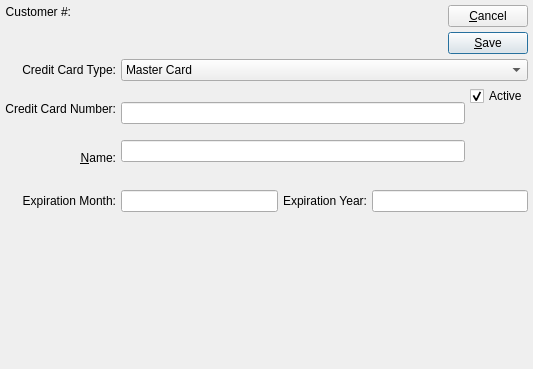
<ui version="4.0" >
 <author></author>
 <comment>This file is part of the xTuple ERP: PostBooks Edition, a free and
open source Enterprise Resource Planning software suite,
Copyright (c) 1999-2010 by OpenMFG LLC, d/b/a xTuple.
It is licensed to you under the Common Public Attribution License
version 1.0, the full text of which (including xTuple-specific Exhibits)
is available at www.xtuple.com/CPAL.  By using this software, you agree
to be bound by its terms.</comment>
 <exportmacro></exportmacro>
 <class>creditCard</class>
 <widget class="QDialog" name="creditCard" >
  <property name="geometry" >
   <rect>
    <x>0</x>
    <y>0</y>
    <width>533</width>
    <height>369</height>
   </rect>
  </property>
  <property name="sizeIncrement" >
   <size>
    <width>0</width>
    <height>0</height>
   </size>
  </property>
  <property name="windowTitle" >
   <string>Credit Card</string>
  </property>
  <layout class="QVBoxLayout" >
   <property name="margin" >
    <number>5</number>
   </property>
   <property name="spacing" >
    <number>5</number>
   </property>
   <item>
    <layout class="QHBoxLayout" >
     <property name="margin" >
      <number>0</number>
     </property>
     <property name="spacing" >
      <number>5</number>
     </property>
     <item>
      <layout class="QVBoxLayout" >
       <property name="margin" >
        <number>0</number>
       </property>
       <property name="spacing" >
        <number>0</number>
       </property>
       <item>
        <layout class="QHBoxLayout" >
         <property name="margin" >
          <number>0</number>
         </property>
         <property name="spacing" >
          <number>5</number>
         </property>
         <item>
          <layout class="QVBoxLayout" >
           <property name="margin" >
            <number>0</number>
           </property>
           <property name="spacing" >
            <number>0</number>
           </property>
           <item>
            <widget class="QLabel" name="_custNumberLit" >
             <property name="text" >
              <string>Customer #:</string>
             </property>
             <property name="alignment" >
              <set>Qt::AlignRight|Qt::AlignTrailing|Qt::AlignVCenter</set>
             </property>
             <property name="buddy" >
              <cstring>_custNum</cstring>
             </property>
            </widget>
           </item>
           <item>
            <spacer>
             <property name="orientation" >
              <enum>Qt::Vertical</enum>
             </property>
             <property name="sizeType" >
              <enum>QSizePolicy::Preferred</enum>
             </property>
             <property name="sizeHint" >
              <size>
               <width>20</width>
               <height>20</height>
              </size>
             </property>
            </spacer>
           </item>
          </layout>
         </item>
         <item>
          <layout class="QVBoxLayout" >
           <property name="margin" >
            <number>0</number>
           </property>
           <property name="spacing" >
            <number>0</number>
           </property>
           <item>
            <widget class="QLabel" name="_custNum" >
             <property name="sizePolicy" >
              <sizepolicy>
               <hsizetype>7</hsizetype>
               <vsizetype>5</vsizetype>
               <horstretch>0</horstretch>
               <verstretch>0</verstretch>
              </sizepolicy>
             </property>
            </widget>
           </item>
           <item>
            <widget class="QLabel" name="_custName" >
             <property name="sizePolicy" >
              <sizepolicy>
               <hsizetype>7</hsizetype>
               <vsizetype>5</vsizetype>
               <horstretch>0</horstretch>
               <verstretch>0</verstretch>
              </sizepolicy>
             </property>
            </widget>
           </item>
          </layout>
         </item>
        </layout>
       </item>
       <item>
        <spacer>
         <property name="orientation" >
          <enum>Qt::Vertical</enum>
         </property>
         <property name="sizeType" >
          <enum>QSizePolicy::Preferred</enum>
         </property>
         <property name="sizeHint" >
          <size>
           <width>20</width>
           <height>20</height>
          </size>
         </property>
        </spacer>
       </item>
      </layout>
     </item>
     <item>
      <layout class="QVBoxLayout" >
       <property name="margin" >
        <number>0</number>
       </property>
       <property name="spacing" >
        <number>5</number>
       </property>
       <item>
        <widget class="QPushButton" name="_close" >
         <property name="text" >
          <string>&amp;Cancel</string>
         </property>
        </widget>
       </item>
       <item>
        <widget class="QPushButton" name="_save" >
         <property name="text" >
          <string>&amp;Save</string>
         </property>
         <property name="autoDefault" >
          <bool>true</bool>
         </property>
         <property name="default" >
          <bool>true</bool>
         </property>
        </widget>
       </item>
      </layout>
     </item>
    </layout>
   </item>
   <item>
    <layout class="QVBoxLayout" >
     <property name="margin" >
      <number>0</number>
     </property>
     <property name="spacing" >
      <number>0</number>
     </property>
     <item>
      <layout class="QGridLayout" >
       <property name="margin" >
        <number>0</number>
       </property>
       <property name="spacing" >
        <number>5</number>
       </property>
       <item row="4" column="1" >
        <layout class="QHBoxLayout" >
         <property name="margin" >
          <number>0</number>
         </property>
         <property name="spacing" >
          <number>5</number>
         </property>
         <item>
          <widget class="XLineEdit" name="_expireMonth" />
         </item>
         <item>
          <widget class="QLabel" name="_expireyearLit" >
           <property name="sizePolicy" >
            <sizepolicy>
             <hsizetype>5</hsizetype>
             <vsizetype>0</vsizetype>
             <horstretch>0</horstretch>
             <verstretch>0</verstretch>
            </sizepolicy>
           </property>
           <property name="text" >
            <string>Expiration Year:</string>
           </property>
           <property name="alignment" >
            <set>Qt::AlignRight|Qt::AlignTrailing|Qt::AlignVCenter</set>
           </property>
           <property name="buddy" >
            <cstring>_expireYear</cstring>
           </property>
          </widget>
         </item>
         <item>
          <widget class="XLineEdit" name="_expireYear" />
         </item>
        </layout>
       </item>
       <item row="1" column="1" >
        <layout class="QHBoxLayout" >
         <property name="margin" >
          <number>0</number>
         </property>
         <property name="spacing" >
          <number>5</number>
         </property>
         <item>
          <layout class="QVBoxLayout" >
           <property name="margin" >
            <number>0</number>
           </property>
           <property name="spacing" >
            <number>0</number>
           </property>
           <item>
            <widget class="XLineEdit" name="_creditCardNumber" />
           </item>
           <item>
            <widget class="XLineEdit" name="_name" />
           </item>
          </layout>
         </item>
         <item>
          <layout class="QVBoxLayout" >
           <property name="margin" >
            <number>0</number>
           </property>
           <property name="spacing" >
            <number>0</number>
           </property>
           <item>
            <layout class="QHBoxLayout" >
             <property name="margin" >
              <number>0</number>
             </property>
             <property name="spacing" >
              <number>0</number>
             </property>
             <item>
              <widget class="QCheckBox" name="_active" >
               <property name="text" >
                <string>Active</string>
               </property>
               <property name="checked" >
                <bool>true</bool>
               </property>
              </widget>
             </item>
             <item>
              <spacer>
               <property name="orientation" >
                <enum>Qt::Horizontal</enum>
               </property>
               <property name="sizeType" >
                <enum>QSizePolicy::Preferred</enum>
               </property>
               <property name="sizeHint" >
                <size>
                 <width>0</width>
                 <height>10</height>
                </size>
               </property>
              </spacer>
             </item>
            </layout>
           </item>
           <item>
            <spacer>
             <property name="orientation" >
              <enum>Qt::Vertical</enum>
             </property>
             <property name="sizeType" >
              <enum>QSizePolicy::Expanding</enum>
             </property>
             <property name="sizeHint" >
              <size>
               <width>20</width>
               <height>20</height>
              </size>
             </property>
            </spacer>
           </item>
          </layout>
         </item>
        </layout>
       </item>
       <item row="0" column="0" >
        <widget class="QLabel" name="_creditCardNumberTypeLit" >
         <property name="text" >
          <string>Credit Card Type:</string>
         </property>
         <property name="alignment" >
          <set>Qt::AlignRight|Qt::AlignTrailing|Qt::AlignVCenter</set>
         </property>
         <property name="buddy" >
          <cstring>_creditCardNumber</cstring>
         </property>
        </widget>
       </item>
       <item row="1" column="0" >
        <layout class="QVBoxLayout" >
         <property name="margin" >
          <number>0</number>
         </property>
         <property name="spacing" >
          <number>5</number>
         </property>
         <item>
          <widget class="QLabel" name="_creditCardNumberLit" >
           <property name="text" >
            <string>Credit Card Number:</string>
           </property>
           <property name="alignment" >
            <set>Qt::AlignRight|Qt::AlignTrailing|Qt::AlignVCenter</set>
           </property>
           <property name="buddy" >
            <cstring>_creditCardNumber</cstring>
           </property>
          </widget>
         </item>
         <item>
          <widget class="QLabel" name="_nameLit" >
           <property name="text" >
            <string>&amp;Name:</string>
           </property>
           <property name="alignment" >
            <set>Qt::AlignRight|Qt::AlignTrailing|Qt::AlignVCenter</set>
           </property>
           <property name="buddy" >
            <cstring>_name</cstring>
           </property>
          </widget>
         </item>
        </layout>
       </item>
       <item row="0" column="1" >
        <widget class="XComboBox" name="_fundsType2" >
         <item>
          <property name="text" >
           <string>Master Card</string>
          </property>
         </item>
         <item>
          <property name="text" >
           <string>Visa</string>
          </property>
         </item>
         <item>
          <property name="text" >
           <string>American Express</string>
          </property>
         </item>
         <item>
          <property name="text" >
           <string>Discover</string>
          </property>
         </item>
        </widget>
       </item>
       <item row="4" column="0" >
        <widget class="QLabel" name="_expiremonLit" >
         <property name="sizePolicy" >
          <sizepolicy>
           <hsizetype>5</hsizetype>
           <vsizetype>0</vsizetype>
           <horstretch>0</horstretch>
           <verstretch>0</verstretch>
          </sizepolicy>
         </property>
         <property name="text" >
          <string>Expiration Month:</string>
         </property>
         <property name="alignment" >
          <set>Qt::AlignRight|Qt::AlignTrailing|Qt::AlignVCenter</set>
         </property>
         <property name="buddy" >
          <cstring>_expireMonth</cstring>
         </property>
        </widget>
       </item>
       <item row="2" column="0" colspan="2" >
        <widget class="AddressCluster" name="_address" >
         <property name="focusPolicy" >
          <enum>Qt::StrongFocus</enum>
         </property>
        </widget>
       </item>
      </layout>
     </item>
     <item>
      <spacer>
       <property name="orientation" >
        <enum>Qt::Vertical</enum>
       </property>
       <property name="sizeType" >
        <enum>QSizePolicy::Expanding</enum>
       </property>
       <property name="sizeHint" >
        <size>
         <width>20</width>
         <height>21</height>
        </size>
       </property>
      </spacer>
     </item>
    </layout>
   </item>
  </layout>
 </widget>
 <layoutdefault spacing="5" margin="5" />
 <pixmapfunction>qPixmapFromMimeSource</pixmapfunction>
 <customwidgets>
  <customwidget>
   <class>AddressCluster</class>
   <extends>QWidget</extends>
   <header>addresscluster.h</header>
   <container>0</container>
   <pixmap></pixmap>
  </customwidget>
  <customwidget>
   <class>XComboBox</class>
   <extends>QComboBox</extends>
   <header>xcombobox.h</header>
   <container>0</container>
   <pixmap></pixmap>
  </customwidget>
  <customwidget>
   <class>XLineEdit</class>
   <extends>QLineEdit</extends>
   <header>xlineedit.h</header>
   <container>0</container>
   <pixmap></pixmap>
  </customwidget>
 </customwidgets>
 <tabstops>
  <tabstop>_fundsType2</tabstop>
  <tabstop>_creditCardNumber</tabstop>
  <tabstop>_name</tabstop>
  <tabstop>_address</tabstop>
  <tabstop>_active</tabstop>
  <tabstop>_expireMonth</tabstop>
  <tabstop>_expireYear</tabstop>
  <tabstop>_save</tabstop>
  <tabstop>_close</tabstop>
 </tabstops>
 <includes/>
 <resources/>
 <connections>
  <connection>
   <sender>_close</sender>
   <signal>clicked()</signal>
   <receiver>creditCard</receiver>
   <slot>reject()</slot>
   <hints>
    <hint type="sourcelabel" >
     <x>20</x>
     <y>20</y>
    </hint>
    <hint type="destinationlabel" >
     <x>20</x>
     <y>20</y>
    </hint>
   </hints>
  </connection>
 </connections>
</ui>
